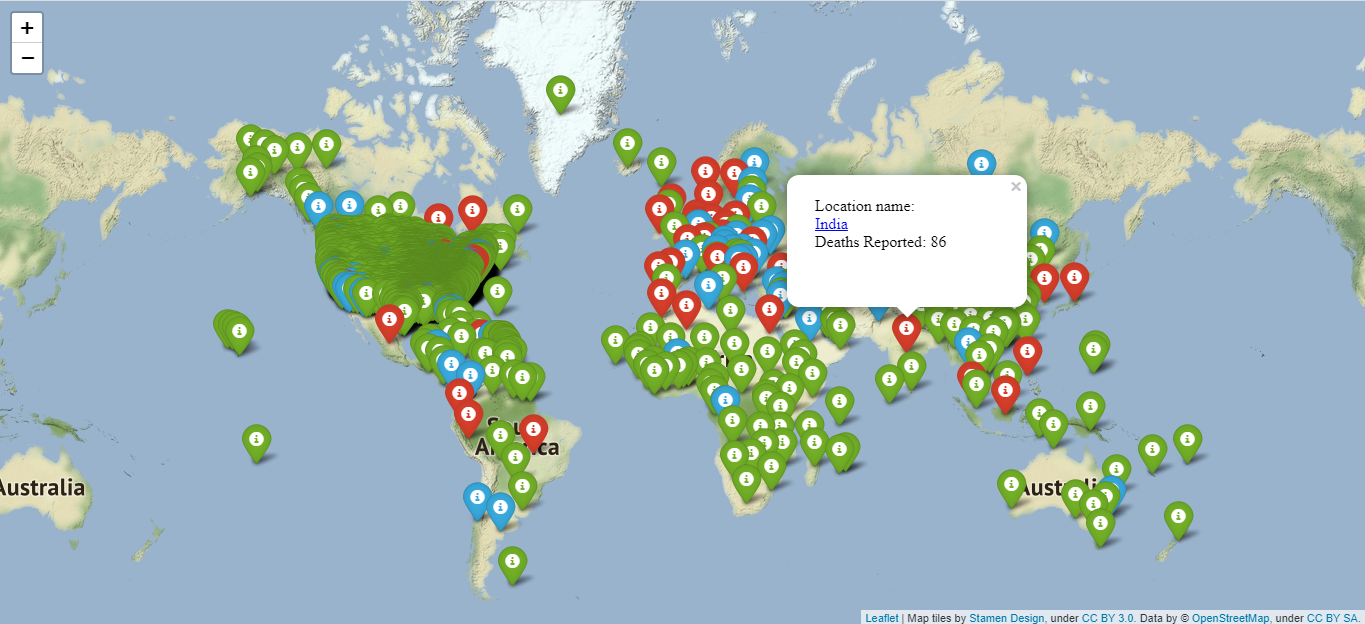

Source code (Python):
# Importing the required libraries
import folium
import pandas as pd

# Loading the data
data = pd.read_csv('Coviddata.txt',sep=',')
# Removing null values
data.dropna(subset=['Lat', 'Long_','Deaths','Combined_Key'],inplace=True)

# Preparing the data
lat_list = list(data['Lat'])
long_list = list(data['Long_'])
deaths = list(data['Deaths'])
location_list = list(data['Combined_Key'])

# HTML to show hyperlink in poup
html = """
Location name:<br>
<a href="https://www.google.com/search?q=%%22%s%%22" target="_blank">%s</a><br>
Deaths Reported: %s
"""

# Function to color code according to no of deaths
def color_producer(deaths):
    if deaths<=10:
        return 'green'
    elif deaths<=50:
        return 'blue'
    else:
        return 'red'

# Creating a basemap object
map = folium.Map(location=[28.70,77.10],zoom_start=3,tiles='Stamen Terrain')

# Creating a feature object
fg = folium.FeatureGroup(name='DeathCases')


for i,j,k,l in zip(lat_list,long_list,deaths,location_list):
    # Showing hyperlink in popup
    iframe = folium.IFrame(html=html % (l, l, k), width=200, height=100)
    # Creating a marker layer
    fg.add_child(folium.Marker(location = [i,j],popup= folium.Popup(iframe),icon = folium.Icon(color=color_producer(k))))


# Adding the feature object to the basemap object
map.add_child(fg)
# Saving the html file
map.save('Map2.html')
